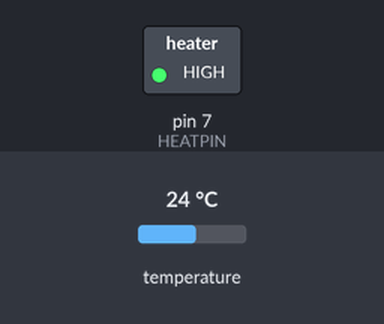
The sketch below on a simulated Arduino Uno, built with avr-gcc and run on an emulated ATmega328P. On the bench: switched loads named in the sketch (green lamp = pin HIGH). Inputs (shaded band) come from the test bench; at power-on: temperature 24 °C. What the sketch prints to the serial monitor is not drawn.

Above: at 0.05 s.
Timing chart, 0 to 30.0 s (numbered marks = the images above):
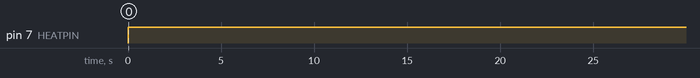

The sketch:

heat.ino
```cpp
// Include the libraries we need
#include <OneWire.h>
#include <DallasTemperature.h>

// Data wire is plugged into port 2 on the Arduino
#define ONE_WIRE_BUS 12

// Setup a oneWire instance to communicate with any OneWire devices (not just Maxim/Dallas temperature ICs)
OneWire oneWire(ONE_WIRE_BUS);

// Pass our oneWire reference to Dallas Temperature.
DallasTemperature sensors(&oneWire);

#define timedelay_ms 1000*60*30 // 30 minutes
//#define timedelay_ms 10000
#define pwm_step 80
#define HEATPIN 7
#define write_delay_ms 5000 //write out every 5 seconds
/*
 * The setup function. We only start the sensors here
 */

float time_sec=0;
int pwm = 255; // start full

int lastReading = millis();

void setup(void)
{
  // start serial port
  Serial.begin(9600);
  Serial.println("Dallas Temperature IC Control Library Demo");

  while(!Serial)
  ;
  // Start up the library
  sensors.begin();
    pinMode(HEATPIN, OUTPUT);

}

/*
 * Main function, get and show the temperature
 */
void loop(void)
{

  time_sec=time_sec+write_delay_ms/1000.;
  analogWrite(HEATPIN,pwm);
  sensors.requestTemperatures(); // Send the command to get temperatures
  Serial.print(time_sec);
  Serial.print(",");
  Serial.print(pwm);
  Serial.print(",");
  Serial.println(sensors.getTempCByIndex(0));

  //wait
  delay(write_delay_ms);

  if ((millis()-lastReading)>timedelay_ms) {
  //increment pwm
  pwm=pwm-pwm_step;
  if (pwm<=0) pwm = 255;
  lastReading=millis();
  }
}
```

Measured:
- by itself, pin 7 (HEATPIN): repeats every 23.1 s: LOW 11.5 s, HIGH 11.5 s
